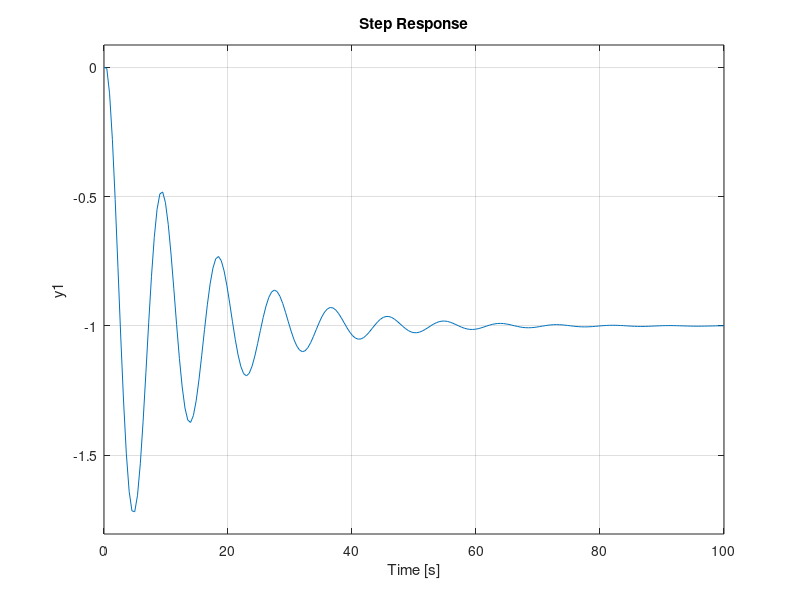
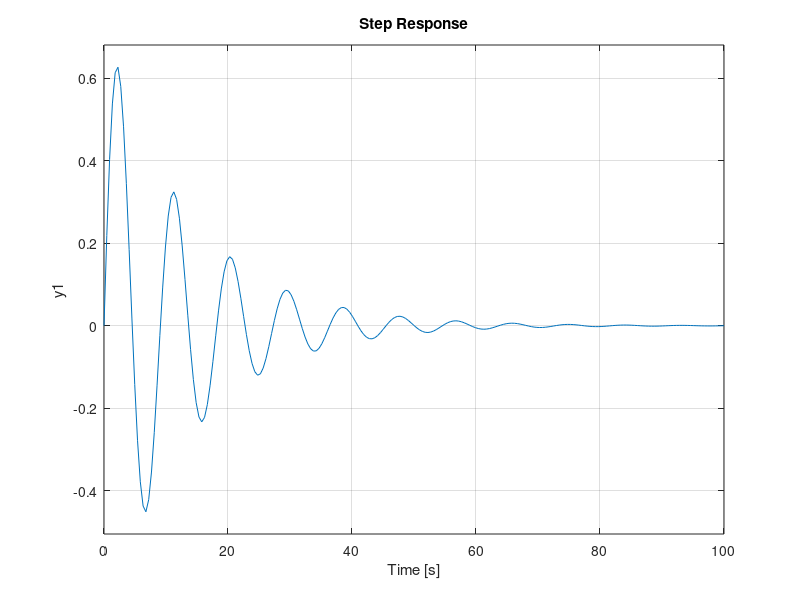
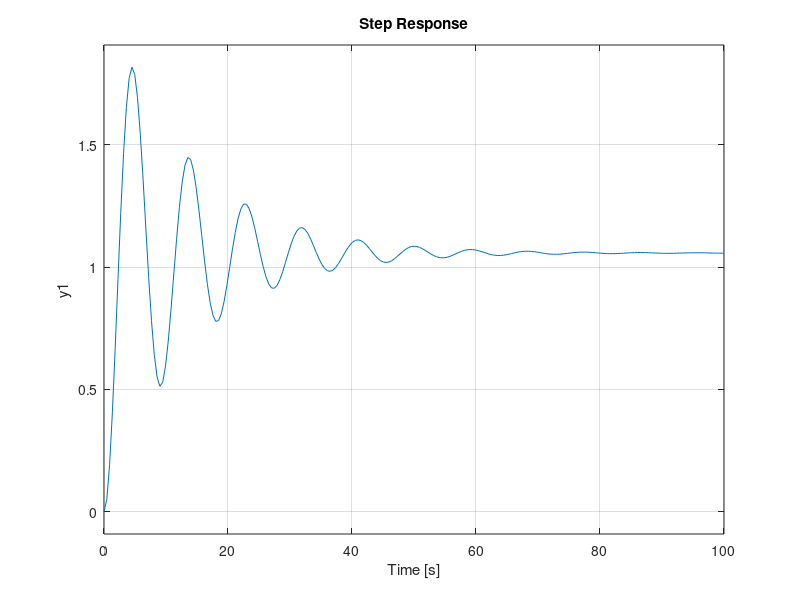
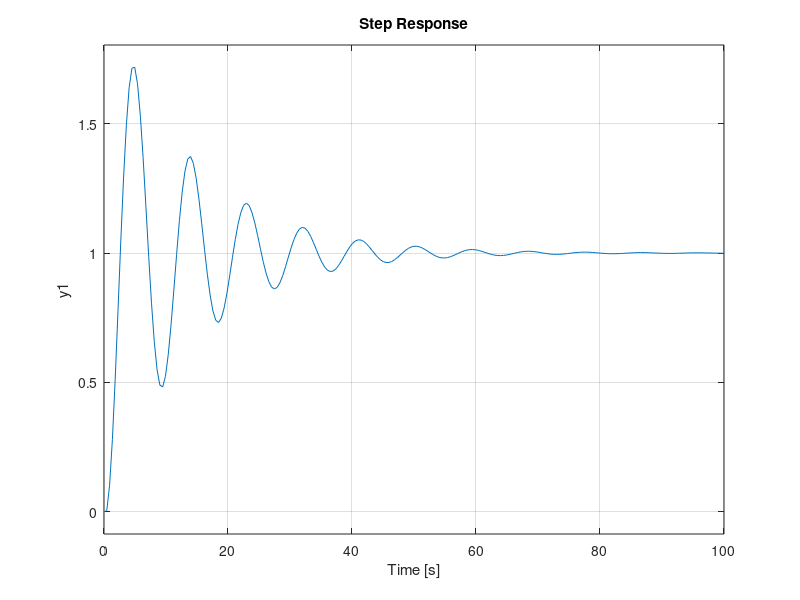

These figures' MATLAB source, in order:
% Logan Prust - Aer E 331 - Homework 1 - Problem 3

clear,clc;

s=tf('s');
B=(.0997*s-.4822)/(s^2+.1455*s+.4822);
T1=feedback(ss(B),0);
figure(1);
step(T1,100);

R=(.5101*s)/(s^2+.1455*s+.4822);
T2=feedback(ss(R),0);
figure(2);
step(T2,100);

PSI=(.5101)/(s^2+.1455*s+.4822);
T3=feedback(ss(PSI),0);
figure(3);
step(T3,100);

figure(4);
hold on;
step(T3,100);
step(-T1,100);

H=-PSI/B;
T4=feedback(ss(H),0);
figure(5);
bode(T4);
